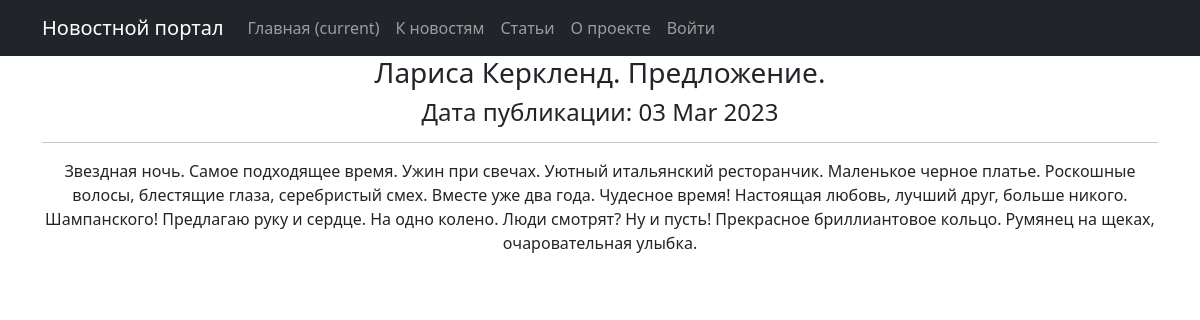
/posts/2, run on an earlier commit of the app's database.
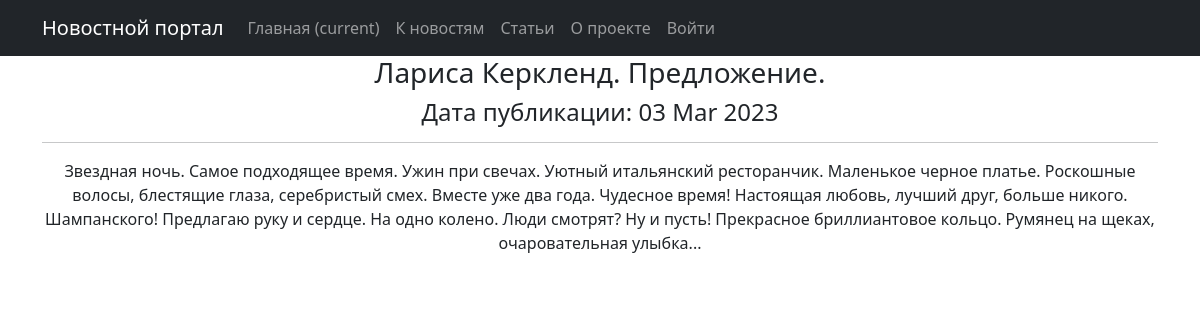
And on a later commit of the database.
### news/models.py (models this page shows, shortened)
class Post(models.Model):
    author = models.ForeignKey(Author, on_delete=models.CASCADE)
    content = models.CharField(max_length=2, choices=CONTENTS)
    time_in = models.DateTimeField(auto_now_add=True)
    category = models.ManyToManyField(Category, through='PostCategory')
    title = models.CharField(max_length=255,)
    content_text = models.TextField()
    content_rate = models.IntegerField(default=1)

### news/views.py (the view)
# urls.py: path('<int:pk>', PostDetail.as_view(), name='post_detail'),
class PostDetail(DetailView):
    model = Post
    template_name = 'post.html'
    context_object_name = 'post'
    queryset = Post.objects.all()
    def get_object(self, *args, **kwargs):
        obj = cache.get(f'post-{self.kwargs["pk"]}', None)
        if not obj:
            obj = super().get_object(queryset=self.queryset)
            cache.set(f'post-{self.kwargs["pk"]}', obj)
        return obj

### news/templatetags/custom_filters.py (called while the page is built)
@register.filter()
@stringfilter #чтобы не вызывать ошибки, приведем в строку
def censor(value, bad_words = bad_list):
    words = value.split()#разделим строку
    new_line=''
    for word in words:
        if word.lower() in bad_words in bad_words:
            new_line += word[0] #если да, первый символ оставляем
            for i in word[1:]:
                new_line += '*'#остальные заменяем на *
            new_line += ' '
        elif (word[:-1].lower()) in bad_words:
            new_line += word[0]
            for i in word[1:-1]:
                new_line += '*'
            new_line += (word[-1] + ' ')
        else:
            new_line += (word + ' ')
    return new_line.rstrip()

### templates/post.html (shortened to what this page needs)
{% extends 'flatpages/default.html' %}
{% load custom_filters %}
{% block content %}
    <h3> {{ post.title|censor }}</h3>
    <h4>Дата публикации: {{post.time_in|date:'d M Y'}}</h4>
    <hr>
    {{ post.content_text|censor }}
{% endblock content %}

What changed in the data, as far as the page shows it:
changed Post "Лариса Керкленд. Предложение.": content_text|censor "…Румянец на щеках, очаровательная улыбка." → "…Румянец на щеках, очаровательная улыбка..."
